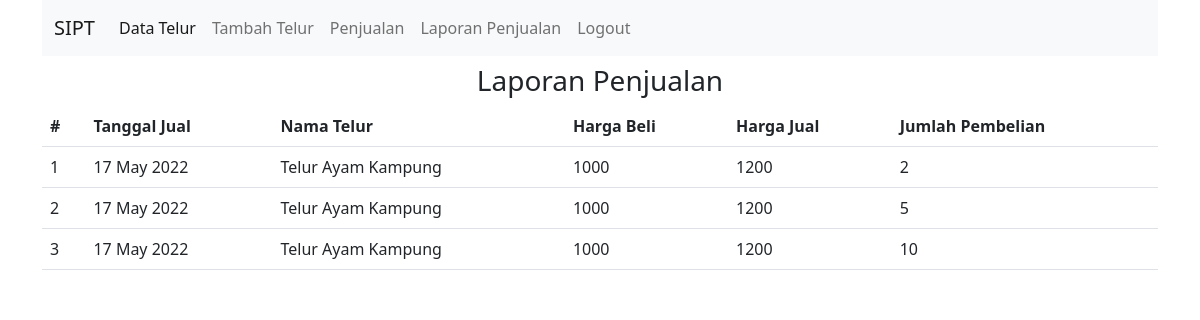
The app's page /laporan_penjualan.php (signed in) with its own data.
### tables this page shows
CREATE TABLE `penjualan` (
  `id` int(11) NOT NULL,
  `tanggal_jual` date NOT NULL,
  `nama_telur` varchar(150) NOT NULL,
  `harga_jual` int(11) NOT NULL,
  `harga_beli` int(11) NOT NULL,
  `jumlah_pembelian` int(11) NOT NULL
);

### laporan_penjualan.php (the view, shortened to what this page needs)
<?php include('header.php'); ?>
<h3 class="text-center">Laporan Penjualan</h3>
<table class="table">
    <thead>
        <tr>
            <th scope="col">#</th>
            <th scope="col">Tanggal Jual</th>
            <th scope="col">Nama Telur</th>
            <th scope="col">Harga Beli</th>
            <th scope="col">Harga Jual</th>
            <th scope="col">Jumlah Pembelian</th>
        </tr>
    </thead>
    <tbody>
        <?php
        $sql = "SELECT * FROM penjualan";
        $result = $conn->query($sql);
        $no = 0;
        while ($hasil = $result->fetch_assoc()) {
            $no = $no + 1;
        ?>
            <tr>
                <td scope="row"><?= $no ?></td>
                <td><?= date_format(date_create($hasil['tanggal_jual']), 'd F Y'); ?></td>
                <td><?= $hasil['nama_telur'] ?></td>
                <td><?= $hasil['harga_beli'] ?></td>
                <td><?= $hasil['harga_jual'] ?></td>
                <td><?= $hasil['jumlah_pembelian'] ?></td>
            </tr>
        <?php
        }
        ?>
    </tbody>
</table>
</div>
</body>
</html>

### header.php (shortened to what this page needs)
<!doctype html>
<html lang="en">
<head>
    <link href="https://cdn.jsdelivr.net/npm/bootstrap@5.2.0-beta1/dist/css/bootstrap.min.css" rel="stylesheet">
</head>
<body>
    <div class="container">
        <nav class="navbar navbar-expand-lg bg-light mb-2">
            <div class="container-fluid">
                <a class="navbar-brand" href="#">SIPT</a>
                <div class="collapse navbar-collapse" id="navbarNav">
                    <ul class="navbar-nav">
                        <li class="nav-item">
                            <a class="nav-link active" aria-current="page" href="home.php">Data Telur</a>
                        </li>
                        <li class="nav-item">
                            <a class="nav-link" href="tambah_telur.php">Tambah Telur</a>
                        </li>
                        <li class="nav-item">
                            <a class="nav-link" href="penjualan.php">Penjualan</a>
                        </li>
                        <li class="nav-item">
                            <a class="nav-link" href="laporan_penjualan.php">Laporan Penjualan</a>
                        </li>
                        <li class="nav-item">
                            <a class="nav-link" href="laporan_penjualan.php">Logout</a>
                        </li>
                    </ul>
                </div>
            </div>
        </nav>

### records on screen
penjualan: tanggal_jual "17 May 2022", nama_telur "Telur Ayam Kampung", harga_beli "1000", harga_jual "1200", jumlah_pembelian "2"
penjualan: tanggal_jual "17 May 2022", nama_telur "Telur Ayam Kampung", harga_beli "1000", harga_jual "1200", jumlah_pembelian "5"
penjualan: tanggal_jual "17 May 2022", nama_telur "Telur Ayam Kampung", harga_beli "1000", harga_jual "1200", jumlah_pembelian "10"
